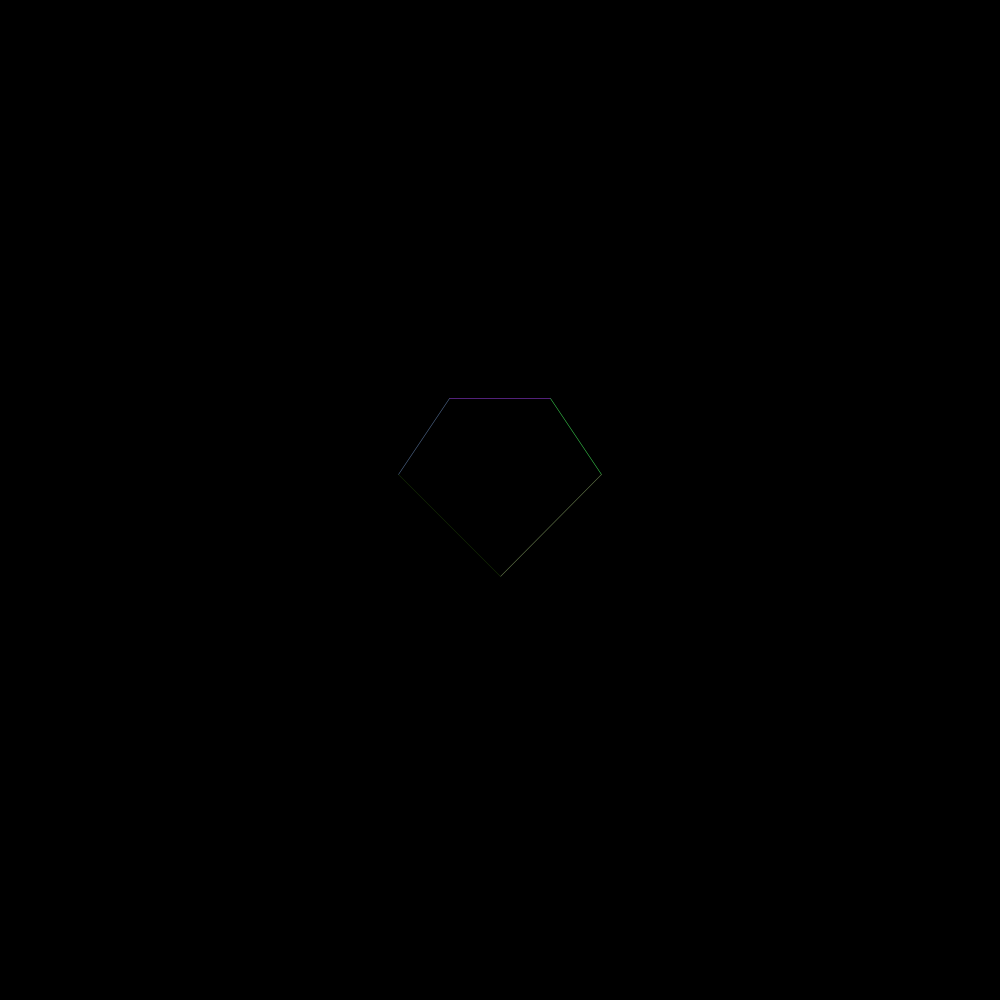
Frame 1 (no input)
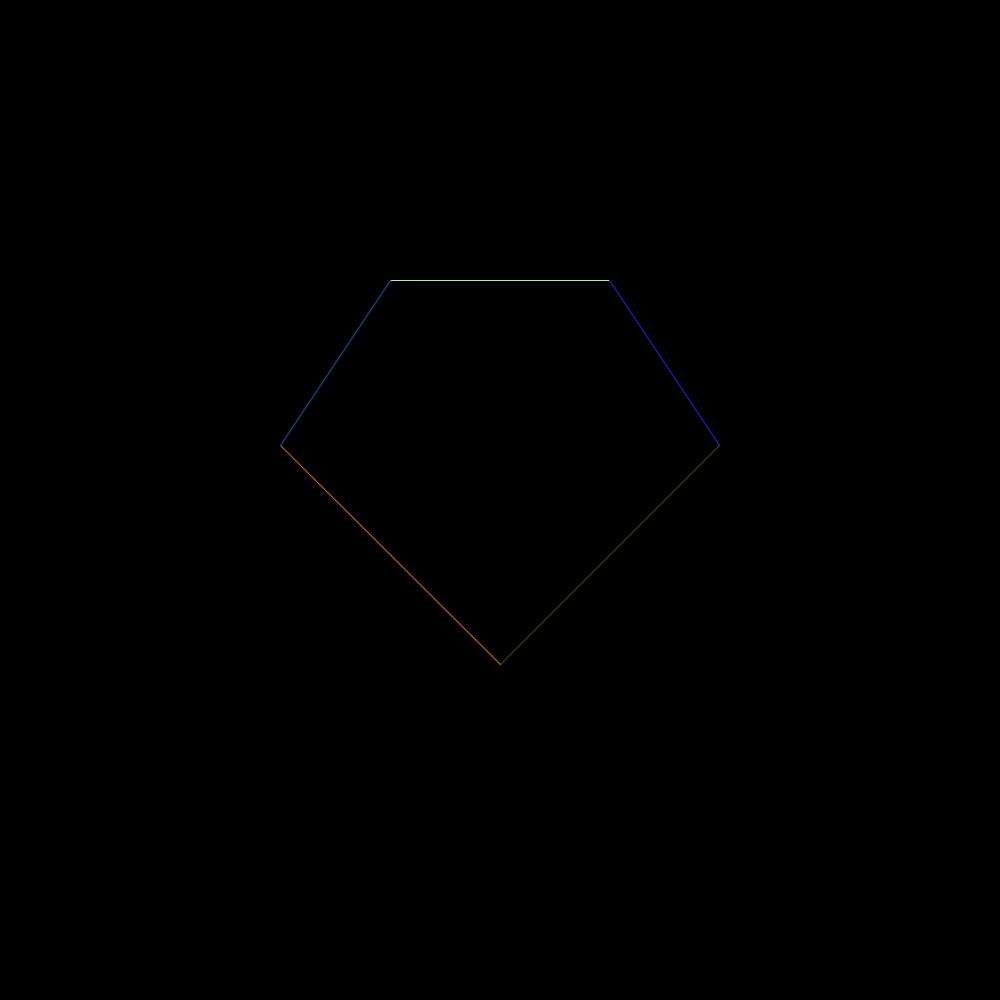
Frame 60 (the mouse pressed at the canvas centre just before this capture)
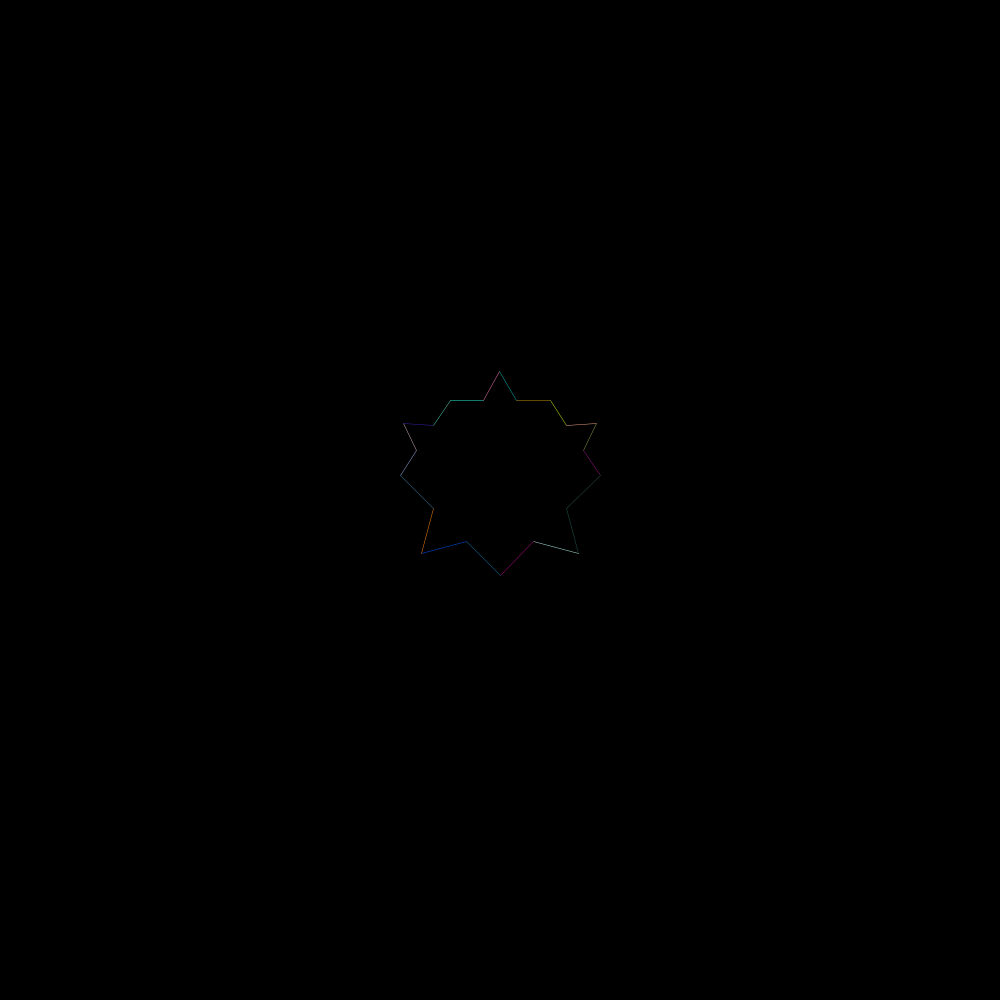
Frame 120 (the mouse held since frame 60 and released just before this capture)

The Processing sketch that drew these frames (run headless with seeded random() and noise(); from frame 60 on, the mouse is pressed at the canvas centre):

// Processing sketch: Koch_Snowflake
// ── Koch_Snowflake.pde
ArrayList<Segment> segments;

// Parameter for zoom() using mouse's clics
float sval = 0.5;


/*************************************************/
/*************************************************/
void addAll(Segment[] arr, ArrayList<Segment> list) {
  for (Segment s : arr) {
    list.add(s);
  }
}


/*************************************************/
/*************************************************/
void zoom() {
  if(mousePressed) { 
    sval -= 0.01; 
  } 
  else {
    sval += 0.01; 

  }
  scale(sval);
}


/*************************************************/
/*************************************************/
void mousePressed() {
  ArrayList<Segment> nextGeneration = new ArrayList<Segment>();

  for (Segment s : segments) {
    Segment[] children = s.generate();
    addAll(children, nextGeneration);
  }
  segments = nextGeneration;
}


/*************************************************/
/*************************************************/
void setup() {
  size(1000, 1000);
  segments = new ArrayList<Segment>();
  translate(width/2, height/2);

  PVector a = new PVector(-100, -200);
  PVector b = new PVector(100, -200);
  PVector c = new PVector(200, -50);
  PVector d = new PVector(0, 150);
  PVector e = new PVector(-200, -50);
    
  Segment s1 = new Segment(a, b);
  Segment s2 = new Segment(b, c);
  Segment s3 = new Segment(c, d);
  Segment s4 = new Segment(d, e);
  Segment s5 = new Segment(e, a);
  
  segments.add(s1);
  segments.add(s2);
  segments.add(s3);
  segments.add(s4);
  segments.add(s5);
}


/*************************************************/
/*************************************************/
void draw() {
  background(0);
  translate(width/2, height/2);
  zoom();

  
  for (Segment s : segments) {
    s.show();
  }

}

// ── Segment.pde
class Segment {
   PVector a;
   PVector b;
   
   Segment(PVector a_, PVector b_) {
     a = a_.copy();
     b = b_.copy();
   }
   
   Segment[] generate() {
     Segment[] children = new Segment[4];
     
     PVector v = PVector.sub(b,a);
     v.div(3);
     
     // Segment 0
     PVector b1 = PVector.add(a,v);
     children[0] = new Segment(a,b1);
     
     // Segment 3
     PVector a1 = PVector.sub(b,v);
     children[3] = new Segment(a1,b);
     
     v.rotate(-PI/3);
     PVector c = PVector.add(b1,v);
     // Segment 2
     children[1] = new Segment(b1, c);
     // Segment 3
     children[2] = new Segment(c, a1);
     return children;
   }
   
   void show() {
     stroke(random(0,255), random(0,255), random(0,255));
     strokeWeight(1);
     line(a.x,a.y,b.x,b.y);
   }
  
}
